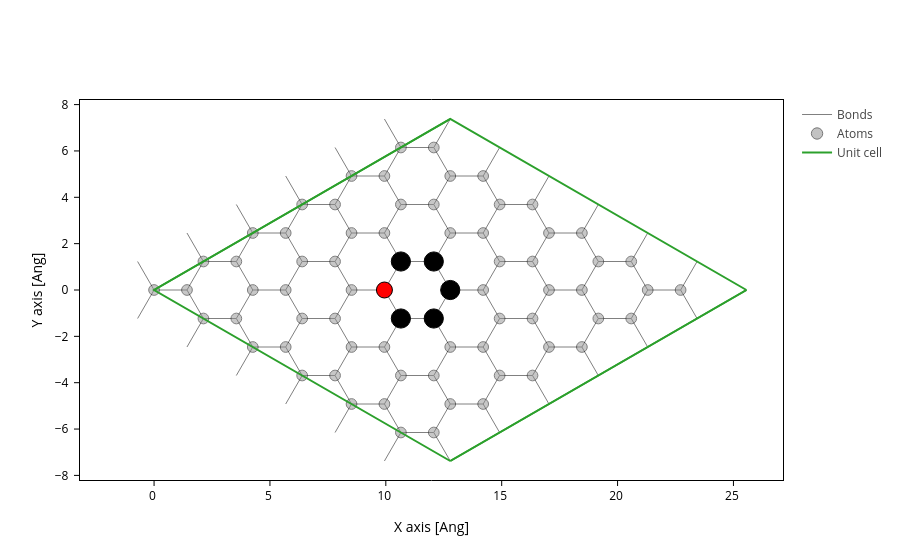

The notebook cell this image was saved under:
### Markdown cell above
For the following it doesn't matter which atom we remove (since it is peridiodic), however for visualization purposes we will remove an atom in the middle of the unit cell.

Using `sisl` it is easy to find atoms close to specific positions. The middle of the atomic coordinates is also the *center* of atomic coordinates, here `Geometry.center` is useful. The complementary method `Geometry.close` finds all atomic indices close to a given position or atom. By default, `Geometry.close` determines all atoms within a radius equal to the maximum orbital radius. Here we explicitly set the *search radius* to $1.5\,\mathrm{Å}$.

### Code cell
xyz_center = graphene.center(what="xyz")
indices = graphene.close(xyz_center, 1.5)
index = indices[0]
system = graphene.remove(index)
graphene.plot(
    axes="xy",
    atoms_style=[
        {"opacity": 0.5},  # Default style for all atoms
        {
            "atoms": indices,
            "color": "black",
            "size": 1.2,
            "opacity": 1,
        },  # Styling for indices_close_to_center on top of defaults.
        {
            "atoms": index,
            "color": "red",
            "size": 1,
            "opacity": 1,
        },  # Styling for center_atom_index on top of defaults.
    ],
)

### Figure 1 — Plotly figure (JSON) as saved in the notebook; plotly's stock layout.template omitted (floating-point values rounded to 4 significant figures; data arrays with more than 128 entries replaced by an {"elided": "..."} marker saying what was removed)
{"data": [{"line": {"color": "gray", "width": 1.0}, "meta": {}, "mode": "lines", "name": "Bonds", "opacity": 1.0, "type": "scatter", "x": {"elided": "2520 float values"}, "y": {"elided": "2520 float values"}}, {"marker": {"color": ["#909090", "#909090", "#909090", "#909090", "#909090", "#909090", "#909090", "#909090", "#909090", "#909090", "#909090", "#909090", "#909090", "#909090", "#909090", "#909090", "#909090", "#909090", "#909090", "#909090", "#909090", "#909090", "#909090", "#909090", "#909090", "#909090", "#909090", "#909090", "#909090", "red", "black", "black", "#909090", "#909090", "#909090", "#909090", "#909090", "#909090", "#909090", "#909090", "black", "black", "black", "#909090", "#909090", "#909090", "#909090", "#909090", "#909090", "#909090", "#909090", "#909090", "#909090", "#909090", "#909090", "#909090", "#909090", "#909090", "#909090", "#909090", "#909090", "#909090", "#909090", "#909090", "#909090", "#909090", "#909090", "#909090", "#909090", "#909090", "#909090", "#909090"], "line": {"color": "black", "width": 1}, "opacity": [0.5, 0.5, 0.5, 0.5, 0.5, 0.5, 0.5, 0.5, 0.5, 0.5, 0.5, 0.5, 0.5, 0.5, 0.5, 0.5, 0.5, 0.5, 0.5, 0.5, 0.5, 0.5, 0.5, 0.5, 0.5, 0.5, 0.5, 0.5, 0.5, 1.0, 1.0, 1.0, 0.5, 0.5, 0.5, 0.5, 0.5, 0.5, 0.5, 0.5, 1.0, 1.0, 1.0, 0.5, 0.5, 0.5, 0.5, 0.5, 0.5, 0.5, 0.5, 0.5, 0.5, 0.5, 0.5, 0.5, 0.5, 0.5, 0.5, 0.5, 0.5, 0.5, 0.5, 0.5, 0.5, 0.5, 0.5, 0.5, 0.5, 0.5, 0.5, 0.5], "size": [10.72, 10.72, 10.72, 10.72, 10.72, 10.72, 10.72, 10.72, 10.72, 10.72, 10.72, 10.72, 10.72, 10.72, 10.72, 10.72, 10.72, 10.72, 10.72, 10.72, 10.72, 10.72, 10.72, 10.72, 10.72, 10.72, 10.72, 10.72, 10.72, 16.0, 19.2, 19.2, 10.72, 10.72, 10.72, 10.72, 10.72, 10.72, 10.72, 10.72, 19.2, 19.2, 19.2, 10.72, 10.72, 10.72, 10.72, 10.72, 10.72, 10.72, 10.72, 10.72, 10.72, 10.72, 10.72, 10.72, 10.72, 10.72, 10.72, 10.72, 10.72, 10.72, 10.72, 10.72, 10.72, 10.72, 10.72, 10.72, 10.72, 10.72, 10.72, 10.72]}, "meta": {}, "mode": "markers", "name": "Atoms", "opacity": 1, "type": "scatter", "x": [0.0, 1.42, 2.13, 3.55, 4.26, 5.68, 6.39, 7.81, 8.52, 9.94, 10.65, 12.07, 2.13, 3.55, 4.26, 5.68, 6.39, 7.81, 8.52, 9.94, 10.65, 12.07, 12.78, 14.2, 4.26, 5.68, 6.39, 7.81, 8.52, 9.94, 10.65, 12.07, 12.78, 14.2, 14.91, 16.33, 6.39, 7.81, 8.52, 9.94, 10.65, 12.07, 12.78, 14.2, 14.91, 16.33, 17.04, 18.46, 8.52, 9.94, 10.65, 12.07, 12.78, 14.2, 14.91, 16.33, 17.04, 18.46, 19.17, 20.59, 10.65, 12.07, 12.78, 14.2, 14.91, 16.33, 17.04, 18.46, 19.17, 20.59, 21.3, 22.72], "y": [0.0, 0.0, -1.23, -1.23, -2.46, -2.46, -3.689, -3.689, -4.919, -4.919, -6.149, -6.149, 1.23, 1.23, 0.0, 0.0, -1.23, -1.23, -2.46, -2.46, -3.689, -3.689, -4.919, -4.919, 2.46, 2.46, 1.23, 1.23, 0.0, 0.0, -1.23, -1.23, -2.46, -2.46, -3.689, -3.689, 3.689, 3.689, 2.46, 2.46, 1.23, 1.23, 0.0, 0.0, -1.23, -1.23, -2.46, -2.46, 4.919, 4.919, 3.689, 3.689, 2.46, 2.46, 1.23, 1.23, 0.0, 0.0, -1.23, -1.23, 6.149, 6.149, 4.919, 4.919, 3.689, 3.689, 2.46, 2.46, 1.23, 1.23, 0.0, 0.0]}, {"meta": {}, "mode": "lines", "name": "Unit cell", "type": "scatter", "x": [0.0, 12.78, 25.56, 25.56, 12.78, 12.78, null, 12.78, 0.0, 0.0, 12.78, 12.78, 0.0, null, 25.56, 12.78, null, 25.56, 12.78], "y": [0.0, 7.379, 0.0, 0.0, 7.379, 7.379, null, 7.379, 0.0, 0.0, -7.379, -7.379, 0.0, null, 0.0, -7.379, null, 0.0, -7.379]}], "layout": {"scene": {"aspectmode": "data", "xaxis": {"title": {"text": "X axis [Ang]"}}, "yaxis": {"title": {"text": "Y axis [Ang]"}}}, "xaxis": {"scaleanchor": "y", "scaleratio": 1, "title": {"text": "X axis [Ang]"}}, "yaxis": {"title": {"text": "Y axis [Ang]"}}}}
